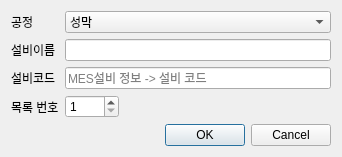
<?xml version="1.0" encoding="UTF-8"?>
<ui version="4.0">
 <class>add_machine_dialog</class>
 <widget class="QDialog" name="add_machine_dialog">
  <property name="geometry">
   <rect>
    <x>0</x>
    <y>0</y>
    <width>342</width>
    <height>149</height>
   </rect>
  </property>
  <property name="windowTitle">
   <string>Dialog</string>
  </property>
  <layout class="QGridLayout" name="gridLayout">
   <item row="1" column="0">
    <widget class="QDialogButtonBox" name="buttonBox">
     <property name="orientation">
      <enum>Qt::Horizontal</enum>
     </property>
     <property name="standardButtons">
      <set>QDialogButtonBox::Cancel|QDialogButtonBox::Ok</set>
     </property>
    </widget>
   </item>
   <item row="0" column="0">
    <layout class="QGridLayout" name="gridLayout_2">
     <item row="3" column="1">
      <layout class="QHBoxLayout" name="horizontalLayout">
       <item>
        <widget class="QSpinBox" name="spinBox">
         <property name="minimum">
          <number>1</number>
         </property>
         <property name="maximum">
          <number>1000</number>
         </property>
        </widget>
       </item>
       <item>
        <spacer name="horizontalSpacer">
         <property name="orientation">
          <enum>Qt::Horizontal</enum>
         </property>
         <property name="sizeHint" stdset="0">
          <size>
           <width>40</width>
           <height>20</height>
          </size>
         </property>
        </spacer>
       </item>
      </layout>
     </item>
     <item row="1" column="0">
      <widget class="QLabel" name="label_2">
       <property name="text">
        <string>설비이름</string>
       </property>
      </widget>
     </item>
     <item row="0" column="1">
      <widget class="QComboBox" name="CB_process">
       <item>
        <property name="text">
         <string>성막</string>
        </property>
       </item>
       <item>
        <property name="text">
         <string>노광</string>
        </property>
       </item>
       <item>
        <property name="text">
         <string>에칭</string>
        </property>
       </item>
       <item>
        <property name="text">
         <string>프로브</string>
        </property>
       </item>
       <item>
        <property name="text">
         <string>프로브1</string>
        </property>
       </item>
      </widget>
     </item>
     <item row="1" column="1">
      <widget class="QLineEdit" name="LE_machine_name"/>
     </item>
     <item row="3" column="0">
      <widget class="QLabel" name="label_3">
       <property name="text">
        <string>목록 번호</string>
       </property>
      </widget>
     </item>
     <item row="0" column="0">
      <widget class="QLabel" name="label">
       <property name="text">
        <string>공정</string>
       </property>
      </widget>
     </item>
     <item row="2" column="0">
      <widget class="QLabel" name="label_4">
       <property name="text">
        <string>설비코드</string>
       </property>
      </widget>
     </item>
     <item row="2" column="1">
      <widget class="QLineEdit" name="LE_machine_code">
       <property name="text">
        <string extracomment="123"/>
       </property>
       <property name="placeholderText">
        <string>MES설비 정보 -&gt; 설비 코드</string>
       </property>
       <property name="cursorMoveStyle">
        <enum>Qt::LogicalMoveStyle</enum>
       </property>
       <property name="clearButtonEnabled">
        <bool>false</bool>
       </property>
      </widget>
     </item>
    </layout>
   </item>
  </layout>
 </widget>
 <resources/>
 <connections>
  <connection>
   <sender>buttonBox</sender>
   <signal>accepted()</signal>
   <receiver>add_machine_dialog</receiver>
   <slot>accept()</slot>
   <hints>
    <hint type="sourcelabel">
     <x>227</x>
     <y>139</y>
    </hint>
    <hint type="destinationlabel">
     <x>157</x>
     <y>144</y>
    </hint>
   </hints>
  </connection>
  <connection>
   <sender>buttonBox</sender>
   <signal>rejected()</signal>
   <receiver>add_machine_dialog</receiver>
   <slot>reject()</slot>
   <hints>
    <hint type="sourcelabel">
     <x>295</x>
     <y>139</y>
    </hint>
    <hint type="destinationlabel">
     <x>286</x>
     <y>144</y>
    </hint>
   </hints>
  </connection>
 </connections>
</ui>
